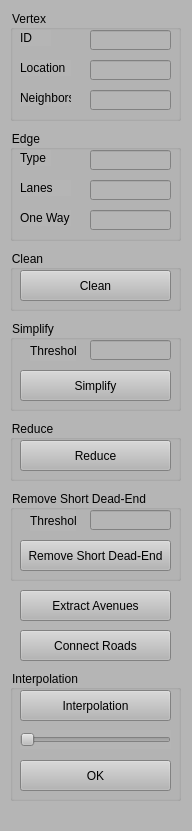
<?xml version="1.0" encoding="utf-8"?>
<ui version="4.0">
  <class>ControlWidget</class>
  <widget class="QDockWidget" name="ControlWidget">
    <property name="geometry">
      <rect>
        <x>0</x>
        <y>0</y>
        <width>192</width>
        <height>831</height>
      </rect>
    </property>
    <property name="minimumSize">
      <size>
        <width>192</width>
        <height>240</height>
      </size>
    </property>
    <property name="styleSheet">
      <string notr="true">background-color: rgb(181, 181, 181);</string>
    </property>
    <widget class="QWidget" name="dockWidgetContents">
      <widget class="QGroupBox" name="groupBox">
        <property name="geometry">
          <rect>
            <x>10</x>
            <y>130</y>
            <width>171</width>
            <height>111</height>
          </rect>
        </property>
        <property name="title">
          <string>Edge</string>
        </property>
        <widget class="QLabel" name="label">
          <property name="geometry">
            <rect>
              <x>10</x>
              <y>20</y>
              <width>31</width>
              <height>16</height>
            </rect>
          </property>
          <property name="text">
            <string>Type</string>
          </property>
        </widget>
        <widget class="QLineEdit" name="lineEditEdgeType">
          <property name="geometry">
            <rect>
              <x>80</x>
              <y>20</y>
              <width>81</width>
              <height>20</height>
            </rect>
          </property>
        </widget>
        <widget class="QLabel" name="label_2">
          <property name="geometry">
            <rect>
              <x>10</x>
              <y>50</y>
              <width>51</width>
              <height>16</height>
            </rect>
          </property>
          <property name="text">
            <string>Lanes</string>
          </property>
        </widget>
        <widget class="QLineEdit" name="lineEditEdgeLanes">
          <property name="geometry">
            <rect>
              <x>80</x>
              <y>50</y>
              <width>81</width>
              <height>20</height>
            </rect>
          </property>
        </widget>
        <widget class="QLabel" name="label_3">
          <property name="geometry">
            <rect>
              <x>10</x>
              <y>80</y>
              <width>51</width>
              <height>16</height>
            </rect>
          </property>
          <property name="text">
            <string>One Way</string>
          </property>
        </widget>
        <widget class="QLineEdit" name="lineEditEdgeOneWay">
          <property name="geometry">
            <rect>
              <x>80</x>
              <y>80</y>
              <width>81</width>
              <height>20</height>
            </rect>
          </property>
        </widget>
      </widget>
      <widget class="QGroupBox" name="groupBox_2">
        <property name="geometry">
          <rect>
            <x>10</x>
            <y>320</y>
            <width>171</width>
            <height>91</height>
          </rect>
        </property>
        <property name="title">
          <string>Simplify</string>
        </property>
        <widget class="QLabel" name="label_4">
          <property name="geometry">
            <rect>
              <x>20</x>
              <y>20</y>
              <width>46</width>
              <height>21</height>
            </rect>
          </property>
          <property name="text">
            <string>Threshold</string>
          </property>
        </widget>
        <widget class="QLineEdit" name="lineEditSimplifyThreshold">
          <property name="geometry">
            <rect>
              <x>80</x>
              <y>20</y>
              <width>81</width>
              <height>20</height>
            </rect>
          </property>
        </widget>
        <widget class="QPushButton" name="pushButtonSimplify">
          <property name="geometry">
            <rect>
              <x>10</x>
              <y>50</y>
              <width>151</width>
              <height>31</height>
            </rect>
          </property>
          <property name="text">
            <string>Simplify</string>
          </property>
        </widget>
      </widget>
      <widget class="QGroupBox" name="groupBox_3">
        <property name="geometry">
          <rect>
            <x>10</x>
            <y>490</y>
            <width>171</width>
            <height>91</height>
          </rect>
        </property>
        <property name="title">
          <string>Remove Short Dead-End</string>
        </property>
        <widget class="QPushButton" name="pushButtonRemoveShortDeadend">
          <property name="geometry">
            <rect>
              <x>10</x>
              <y>50</y>
              <width>151</width>
              <height>31</height>
            </rect>
          </property>
          <property name="text">
            <string>Remove Short Dead-End</string>
          </property>
        </widget>
        <widget class="QLabel" name="label_5">
          <property name="geometry">
            <rect>
              <x>20</x>
              <y>20</y>
              <width>46</width>
              <height>21</height>
            </rect>
          </property>
          <property name="text">
            <string>Threshold</string>
          </property>
        </widget>
        <widget class="QLineEdit" name="lineEditRemoveShortDeadendThreshold">
          <property name="geometry">
            <rect>
              <x>80</x>
              <y>20</y>
              <width>81</width>
              <height>20</height>
            </rect>
          </property>
        </widget>
      </widget>
      <widget class="QPushButton" name="pushButtonExtractAvenues">
        <property name="geometry">
          <rect>
            <x>20</x>
            <y>590</y>
            <width>151</width>
            <height>31</height>
          </rect>
        </property>
        <property name="text">
          <string>Extract Avenues</string>
        </property>
      </widget>
      <widget class="QGroupBox" name="groupBox_4">
        <property name="geometry">
          <rect>
            <x>10</x>
            <y>250</y>
            <width>171</width>
            <height>61</height>
          </rect>
        </property>
        <property name="title">
          <string>Clean</string>
        </property>
        <widget class="QPushButton" name="pushButtonClean">
          <property name="geometry">
            <rect>
              <x>10</x>
              <y>20</y>
              <width>151</width>
              <height>31</height>
            </rect>
          </property>
          <property name="text">
            <string>Clean</string>
          </property>
        </widget>
      </widget>
      <widget class="QGroupBox" name="groupBox_5">
        <property name="geometry">
          <rect>
            <x>10</x>
            <y>10</y>
            <width>171</width>
            <height>111</height>
          </rect>
        </property>
        <property name="title">
          <string>Vertex</string>
        </property>
        <widget class="QLabel" name="label_6">
          <property name="geometry">
            <rect>
              <x>10</x>
              <y>20</y>
              <width>31</width>
              <height>16</height>
            </rect>
          </property>
          <property name="text">
            <string>ID</string>
          </property>
        </widget>
        <widget class="QLineEdit" name="lineEditVertexDesc">
          <property name="geometry">
            <rect>
              <x>80</x>
              <y>20</y>
              <width>81</width>
              <height>20</height>
            </rect>
          </property>
        </widget>
        <widget class="QLabel" name="label_7">
          <property name="geometry">
            <rect>
              <x>10</x>
              <y>50</y>
              <width>51</width>
              <height>16</height>
            </rect>
          </property>
          <property name="text">
            <string>Location</string>
          </property>
        </widget>
        <widget class="QLineEdit" name="lineEditVertexPos">
          <property name="geometry">
            <rect>
              <x>80</x>
              <y>50</y>
              <width>81</width>
              <height>20</height>
            </rect>
          </property>
        </widget>
        <widget class="QLabel" name="label_8">
          <property name="geometry">
            <rect>
              <x>10</x>
              <y>80</y>
              <width>51</width>
              <height>16</height>
            </rect>
          </property>
          <property name="text">
            <string>Neighbors</string>
          </property>
        </widget>
        <widget class="QLineEdit" name="lineEditVertexNeighbors">
          <property name="geometry">
            <rect>
              <x>80</x>
              <y>80</y>
              <width>81</width>
              <height>20</height>
            </rect>
          </property>
        </widget>
      </widget>
      <widget class="QGroupBox" name="groupBox_6">
        <property name="geometry">
          <rect>
            <x>10</x>
            <y>420</y>
            <width>171</width>
            <height>61</height>
          </rect>
        </property>
        <property name="title">
          <string>Reduce</string>
        </property>
        <widget class="QPushButton" name="pushButtonReduce">
          <property name="geometry">
            <rect>
              <x>10</x>
              <y>20</y>
              <width>151</width>
              <height>31</height>
            </rect>
          </property>
          <property name="text">
            <string>Reduce</string>
          </property>
        </widget>
      </widget>
      <widget class="QPushButton" name="pushButtonConnectRoads">
        <property name="geometry">
          <rect>
            <x>20</x>
            <y>630</y>
            <width>151</width>
            <height>31</height>
          </rect>
        </property>
        <property name="text">
          <string>Connect Roads</string>
        </property>
      </widget>
      <widget class="QGroupBox" name="groupBox_7">
        <property name="geometry">
          <rect>
            <x>10</x>
            <y>670</y>
            <width>171</width>
            <height>131</height>
          </rect>
        </property>
        <property name="title">
          <string>Interpolation</string>
        </property>
        <widget class="QPushButton" name="pushButtonInterpolation">
          <property name="geometry">
            <rect>
              <x>10</x>
              <y>20</y>
              <width>151</width>
              <height>31</height>
            </rect>
          </property>
          <property name="text">
            <string>Interpolation</string>
          </property>
        </widget>
        <widget class="QSlider" name="horizontalSliderInterpolationRatio">
          <property name="geometry">
            <rect>
              <x>10</x>
              <y>60</y>
              <width>151</width>
              <height>19</height>
            </rect>
          </property>
          <property name="orientation">
            <enum>Qt::Horizontal</enum>
          </property>
        </widget>
        <widget class="QPushButton" name="pushButtonFinalizeInterpolation">
          <property name="geometry">
            <rect>
              <x>10</x>
              <y>90</y>
              <width>151</width>
              <height>31</height>
            </rect>
          </property>
          <property name="text">
            <string>OK</string>
          </property>
        </widget>
      </widget>
    </widget>
  </widget>
  <resources/>
  <connections/>
</ui>
